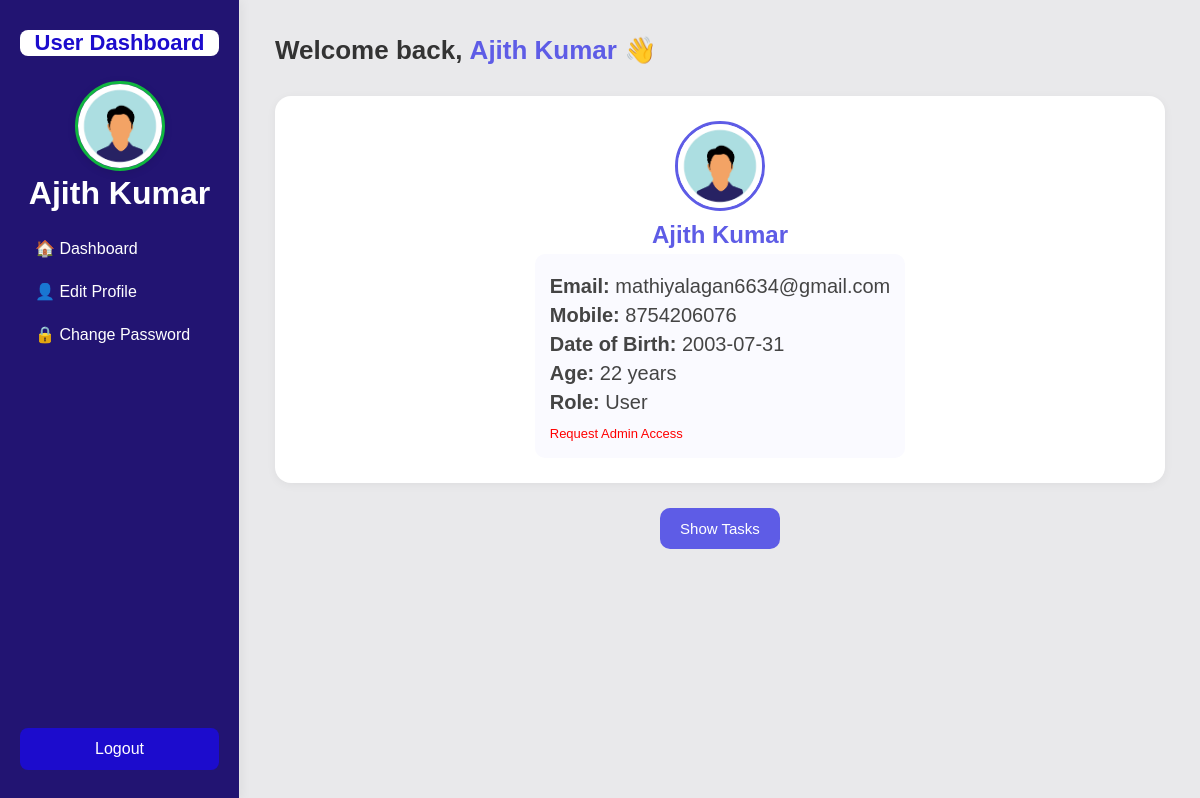
/dashboard (signed in), run on the app's committed database.
### tables this page shows
CREATE TABLE users (
            id INTEGER PRIMARY KEY AUTOINCREMENT,
            username TEXT,
            email TEXT,
            mobile TEXT UNIQUE,
            password TEXT,
            date_of_birth TEXT,
            profile_pic TEXT,
            role TEXT DEFAULT 'user'
        );

### app.py (the view)
@app.route('/dashboard')
def dashboard():
    if 'user_id' not in session:
        return redirect(url_for('login'))
    if session.get('role') != 'user':
        return redirect(url_for('admin_dashboard'))
    db = get_db()
    user = db.execute("SELECT * FROM users WHERE id=?", (session["user_id"],)).fetchone()
    tasks = db.execute("SELECT * FROM tasks WHERE user_id=?", (user['id'],)).fetchall()
    age = "N/A"
    if user['date_of_birth']:
        try:
            dob = datetime.strptime(user['date_of_birth'], "%Y-%m-%d")
            today = datetime.today()
            age = today.year - dob.year - ((today.month, today.day) < (dob.month, dob.day))
        except:
            pass
    titles = get_board_titles()
    return render_template("dashboard.html", user=user, age=age, tasks=tasks, titles=titles)

### app.py (called while the page is built)
def get_db():
    if "db" not in g:
        g.db = sqlite3.connect(DB_PATH, detect_types=sqlite3.PARSE_DECLTYPES|sqlite3.PARSE_COLNAMES)
        g.db.row_factory = sqlite3.Row
    return g.db

def get_board_titles():
    db = get_db()
    rows = db.execute("SELECT status, title FROM board_titles").fetchall()
    return {row['status']: row['title'] for row in rows}

### templates/dashboard.html (shortened to what this page needs)
<!DOCTYPE html>
<html lang="en">
<head>
</head>
<body>
<div class="sidebar">
  <h2> User Dashboard</h2>
  <div class="profile-sidebar">
    {% if user.profile_pic %}
      <img src="/static/uploads/{{ user.profile_pic }}" alt="Profile Picture" class="sidebar-pic">
    {% else %}
      <img src="https://via.placeholder.com/100" alt="Default Profile" class="sidebar-pic">
    {% endif %}
    <h1>{{ user.username }} </h1>
  </div>
  <a href="{{ url_for('dashboard') }}">🏠 Dashboard</a>
  <a href="{{ url_for('edit_profile') }}">👤 Edit Profile</a>
  <a href="{{ url_for('change_password') }}">🔒 Change Password</a>
  <a href="{{ url_for('login') }}" class="logout">Logout</a>
</div>
<div class="main-content">
  <div class="top-bar">
    <h1>Welcome back, <span>{{ user.username }}</span> 👋</h1>
  </div>
  <div class="profile-card">
    {% if user.profile_pic %}
      <img src="/static/uploads/{{ user.profile_pic }}" alt="Profile Picture">
    {% else %}
      <img src="https://via.placeholder.com/100" alt="Default Profile">
    {% endif %}
    <h2>{{ user.username }}</h2>
    <div class="info">
      <p><strong>Email:</strong> {{ user.email }}</p>
      <p><strong>Mobile:</strong> {{ user.mobile }}</p>
      <p><strong>Date of Birth:</strong> {{ user.date_of_birth }}</p>
      <p><strong>Age:</strong> {{ age }} years</p>
      {% if user.role != 'admin' %}
        <p><strong>Role:</strong> User</p>
        <a href="{{ url_for('request_permission') }}">Request Admin Access</a>
      {% else %}
        <p style="color:#10b63f;font-weight:bold;">✓ Admin Access Granted</p>
      {% endif %}
    </div>
  </div>
<div class="task-btn-container">
  <a href="{{ url_for('user_tasks') }}" >
    <button class="show-task-btn">Show Tasks</button>
  </a>
</div>
</div>
</body>
</html>

### templates/dashboard.html (style rules this page uses)
* { margin:0; padding:0; box-sizing:border-box; font-family:"Poppins", sans-serif; }
body { display:flex; height:100vh; background:#e9e9eb; overflow:hidden; }
.sidebar { width:240px; background:rgb(34, 20, 114); border-right:1px solid #e6e6e6; display:flex; flex-direction:column; align-items:flex-start; padding:30px 20px; box-shadow:2px 0 10px rgba(0,0,0,0.05); }
.sidebar h2 { color:#1c0ccd; font-size:22px; margin-bottom:25px; font-weight:700; text-align:center; width:100%; border-radius: 8px; background-color: white; }
.sidebar a { text-decoration:none; color:white; width:100%; display:flex; align-items:center; gap:10px; padding:12px 15px; border-radius:8px; font-weight:500; transition:0.3s; }
.sidebar .logout { margin-top:auto; background:#1c0ccd; color:#fff; justify-content:center; }
.main-content { flex:1; padding:35px; overflow-y:auto; }
.top-bar { display:flex; justify-content:space-between; align-items:center; margin-bottom:30px; }
.top-bar h1 { font-size:26px; color:#333; }
.top-bar span { color:#5e5ce6; font-weight:600; }
.profile-card { background:#fff; border-radius:16px; padding:25px; box-shadow:0 2px 10px rgba(0,0,0,0.05); margin-bottom:25px; display:flex; flex-direction:column; align-items:center; }
.profile-card img { width:90px; height:90px; border-radius:50%; border:3px solid #5e5ce6; margin-bottom:10px; object-fit:cover; }
.profile-card h2 { color:#5e5ce6; margin-bottom:5px; }
.profile-card .info { background:#fafaff; border-radius:10px; padding:15px; font-size:20px; color:#444; }
.profile-card .info p { margin:6px 0; }
.profile-card a { color:red; font-size:13px; text-decoration:none; }
.task-btn-container { display:flex; justify-content:center; margin:20px 0 30px; }
.show-task-btn { background:#5e5ce6; color:white; border:none; padding:12px 20px; border-radius:10px; font-size:15px; cursor:pointer; transition:0.3s; }
.profile-sidebar { width: 100%; text-align: center; margin-bottom: 15px; }
.sidebar-pic { width: 90px; height: 90px; border-radius: 50%; object-fit: cover; border: 3px solid #10b63f; box-shadow: 0 2px 8px rgba(0,0,0,0.1); transition: transform 0.3s ease; }
.sidebar h1 { color:white }

### data on the page
users: profile_pic (picture), username "Ajith Kumar", email "mathiyalagan6634@gmail.com", mobile "8754206076", date_of_birth "2003-07-31"

### other printed values
{{ age }} "22"
